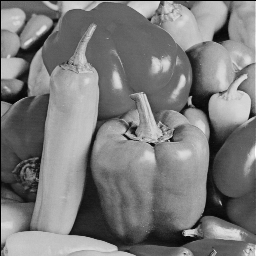
%> input picture peppers.png, 256 x 256 px; the run also reads 1 picture not shown here
$ octave untitled4.m   (GNU Octave 9; MATLAB toolbox functions it lacks are replaced by stand-ins)
%> lines starting %> are read from the running program, lines starting %| are printed output that depends on the picture
a=imread('peppers.png');
%> a is the input picture: size 256x256 uint8; min 0, max 254, mean 123.1
b=imread('peppers_vae.png');
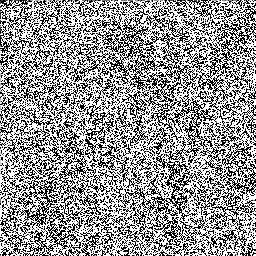
%> input picture peppers_vae.png, 256 x 256 px
%> b is the input picture: size 256x256 uint8; min 0, max 255, mean 149.2
c=imread('peppers_vae_rec.png');
subplot(2,3,1);imshow(a);title('原始图像');
subplot(2,3,2);imshow(b);title('加密图像');
subplot(2,3,3);imshow(c);title('解密图像');
subplot(2,3,4);imhist(a);
subplot(2,3,5);imhist(b);
subplot(2,3,6);imhist(c);
%> after `imhist(c)`:
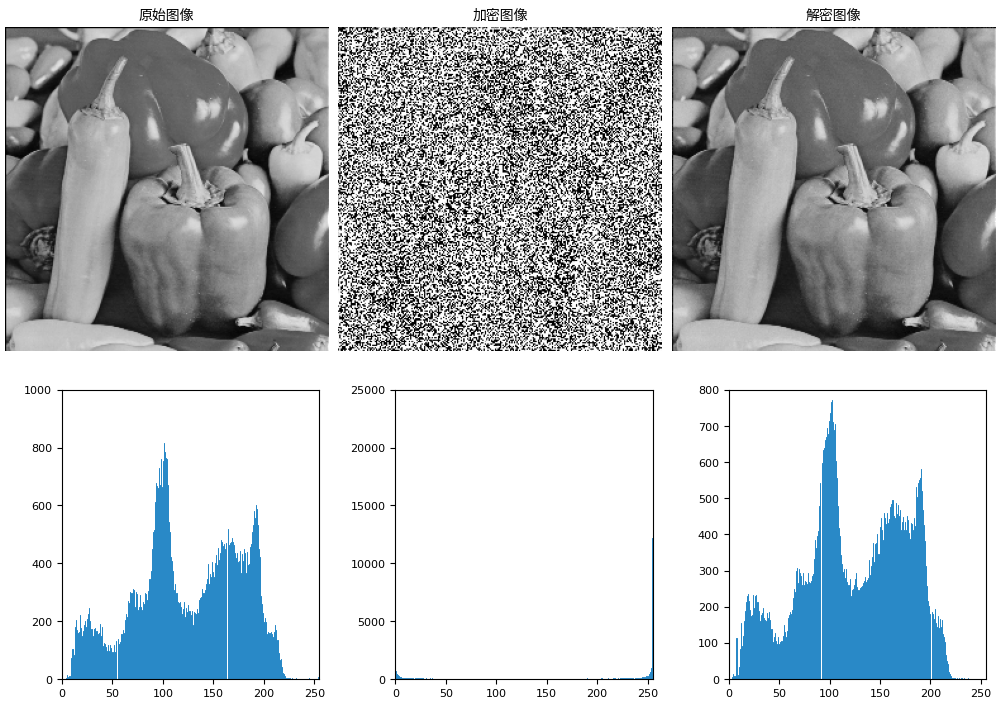
%> figure redrawn from the program's plot data, 6 panels
